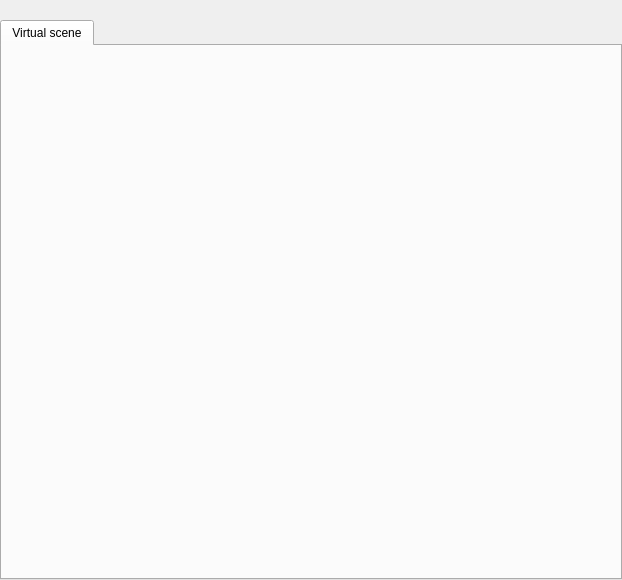
<?xml version="1.0" encoding="UTF-8"?>
<ui version="4.0">
 <class>CameraPage</class>
 <widget class="QWidget" name="CameraPage">
  <property name="geometry">
   <rect>
    <x>0</x>
    <y>0</y>
    <width>622</width>
    <height>580</height>
   </rect>
  </property>
  <property name="windowTitle">
   <string>Form</string>
  </property>
  <widget class="QTabWidget" name="tabWidget">
   <property name="geometry">
    <rect>
     <x>0</x>
     <y>20</y>
     <width>622</width>
     <height>560</height>
    </rect>
   </property>
   <property name="styleSheet">
    <string notr="true"/>
   </property>
   <property name="currentIndex">
    <number>0</number>
   </property>
   <widget class="CameraVirtualSceneSubpage" name="virtualScene">
    <attribute name="title">
     <string>Virtual scene</string>
    </attribute>
   </widget>
  </widget>
 </widget>
 <customwidgets>
  <customwidget>
   <class>CameraVirtualSceneSubpage</class>
   <extends>QWidget</extends>
   <header>android/skin/qt/extended-pages/camera-virtualscene-subpage.h</header>
   <container>1</container>
  </customwidget>
 </customwidgets>
 <resources>
  <include location="../resources.qrc"/>
 </resources>
 <connections/>
</ui>
